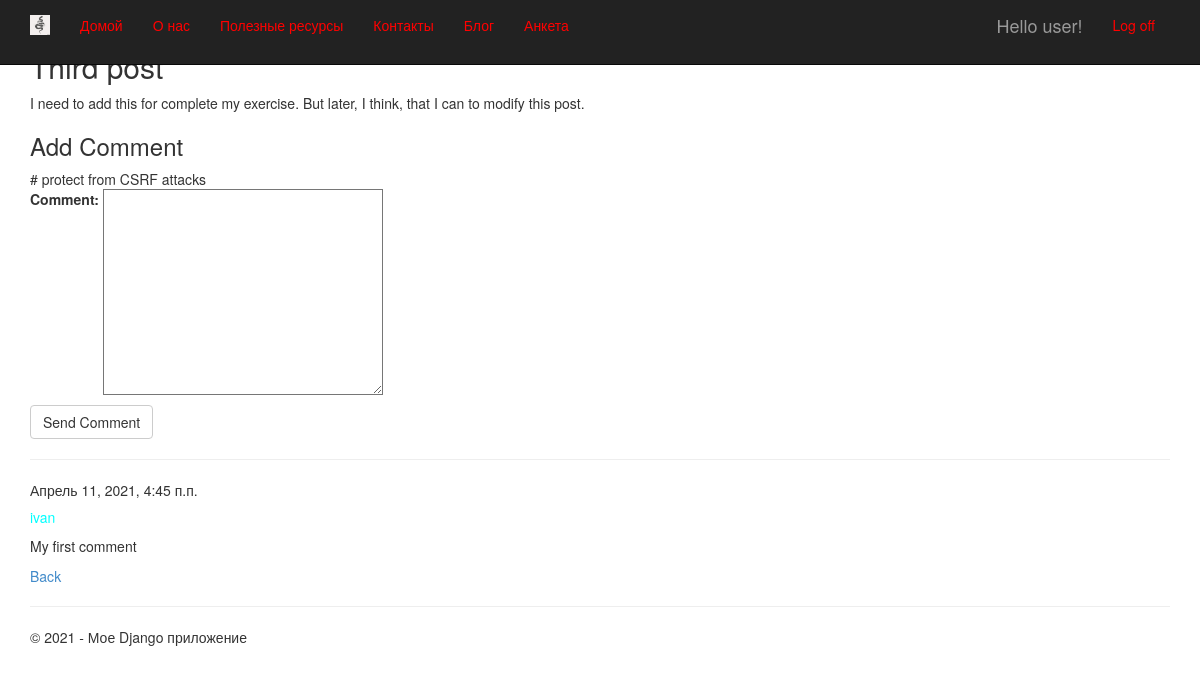
The app's page /3/ (signed in) with its own data.
### app/models.py (models this page shows, shortened)
class Blog(models.Model):
    title = models.CharField(max_length=100, unique_for_date='posted', verbose_name='Article')
    description = models.TextField(verbose_name='Synopsis') # Synopsis = short description
    content = models.TextField(verbose_name='Full description')
    posted = models.DateTimeField(default=datetime.now(), db_index=True, verbose_name='Publicated')
    author = models.ForeignKey(User, null=True, blank=True, on_delete = models.SET_NULL, verbose_name = "Author")
    class Meta:
        db_table = 'Posts'                  # name of the DB table
        ordering = ['-posted']              # order of sort data in model ("-" - descending)
        verbose_name = 'blog post'          # name that can we see in administration module
        verbose_name_plural = 'blog post'   # for all posts in blog

class Comment(models.Model):
    text = models.TextField(verbose_name = "Comment")
    date = models.DateTimeField(default=datetime.now(), db_index=True, verbose_name='Date')
    author = models.ForeignKey(User, on_delete=models.CASCADE, verbose_name='Author')
    post = models.ForeignKey(Blog, on_delete=models.CASCADE, verbose_name='Post')
    class Meta:
        db_table = 'Comments'
        verbose_name = 'Comment'
        verbose_name_plural = 'Comments for blog posts'
        ordering = ['-date']

### app/views.py (the view)
# urls.py: url(r'^(?P<parametr>\d+)/$', app.views.blogpost, name='blogpost'),
def blogpost(request, parametr):
    post_1 = Blog.objects.get(id=parametr)      # query for choose specific post by parametr
    comments = Comment.objects.filter(post=parametr)
    if request.method == 'POST': # after send data to server by method - POST
        form = CommentForm(request.POST)
        if form.is_valid():
            comment_f = form.save(commit=False)
            comment_f.author = request.user # добавляем (так как этого поля нет в форме) в модель Комментария (Comment)
            comment_f.date = datetime.now() # добавляем в модель Комментария (Comment) текущую дату
            comment_f.post = Blog.objects.get(id=parametr) # добавляем в модель Комментария (Comment) статью, для которой данный комментарий
            comment_f.save() # сохраняем изменения после добавления полей
            return redirect('blogpost', parametr=post_1.id) # переадресация на ту же страницу статьи после отправки комментария
    else:
        form = CommentForm() # создание формы для ввода комментария
    assert isinstance(request, HttpRequest)
    return render(
        request,
        'app/blogpost.html',
        {
            'post_1': post_1,             # transfer specific post for template of web-page
            'comments': comments,
            'form': form,
            'year': datetime.now().year,
        }
    )

### app/forms.py
class CommentForm(forms.ModelForm):
    class Meta:
        model = Comment # using model
        fields = ('text',)  # need to add info only to field text
        labels = {'text': "Comment"}    # label for field text

### app/templates/app/blogpost.html
﻿{% extends "app/layout.html" %}
{% block content %}
    <h2> {{ post_1.title }}</h2>
    <p> {{ post_1.content|linebreaksbr }} </p>
    {% if user.is_authenticated %}
        <h3>Add Comment</h3>
        <form method="post">
            {% csrf_token %}        # protect from CSRF attacks
            <div>
                {{ form.as_p }}
                <button type="submit" class="save btn btn-default">Send Comment</button>
            </div>
        </form>
    {% else %}
        <h3>Please, authorise for add a comment</h3>
    {% endif %}
    {% for comment in comments %}
        <hr />
        <h7> {{ comment.date }} </h7>
        <h5> {{ comment.author }} </h5>
        <p> {{ comment.text|linebreaksbr }} </p>
    {% endfor %}
    <p><a href="{% url 'blog' %}"> Back </a></p>
{% endblock %}

### app/templates/app/loginpartial.html (shortened to what this page needs)
﻿{% if user.is_authenticated %}
<form id="logoutForm" action="/logout" method="post" class="navbar-right">
    <ul class="nav navbar-nav navbar-right">
        <li><span class="navbar-brand">Hello {{ user.username }}!</span></li>
        <li><a href="javascript:document.getElementById('logoutForm').submit()">Log off</a></li>
    </ul>
</form>
{% else %}
<ul class="nav navbar-nav navbar-right">
    <li><a href="{% url 'login' %}">Log in</a></li>
</ul>
{% endif %}

### app/static/app/content/site.css (style rules this page uses)
body { padding-top: 10px; padding-bottom: 10px; }
input, select, textarea { max-width: 280px; }
h5 { color: aqua; }

### records on screen
Blog: title "Third post", content "I need to add this for complete my exercise. But later, I think, that I can to modify this post."
Comment: date "Апрель 11, 2021, 4:45 п.п.", author "ivan", text "My first comment"

### other values on screen
{{ user.username }} "user"
